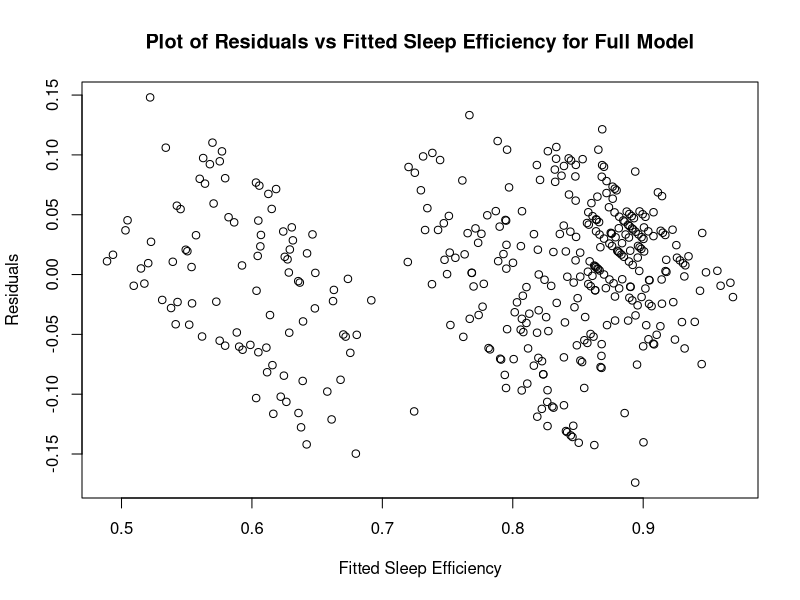
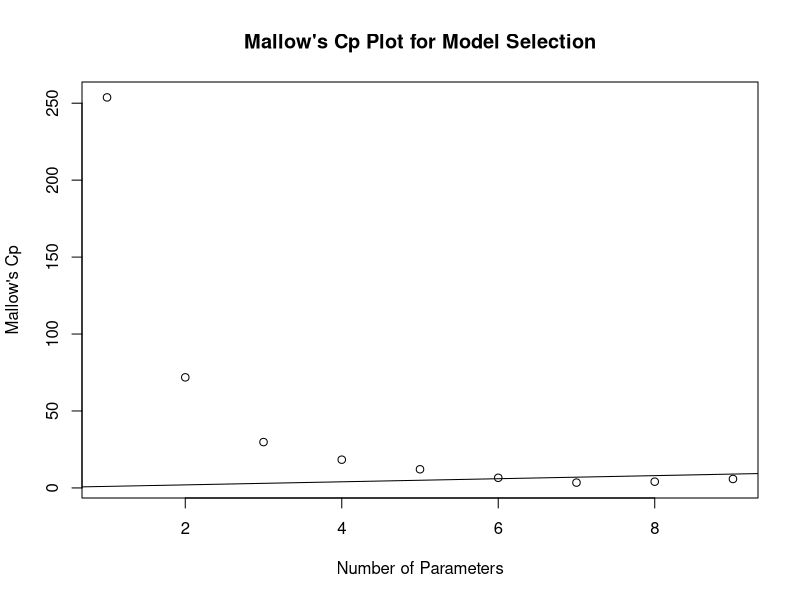
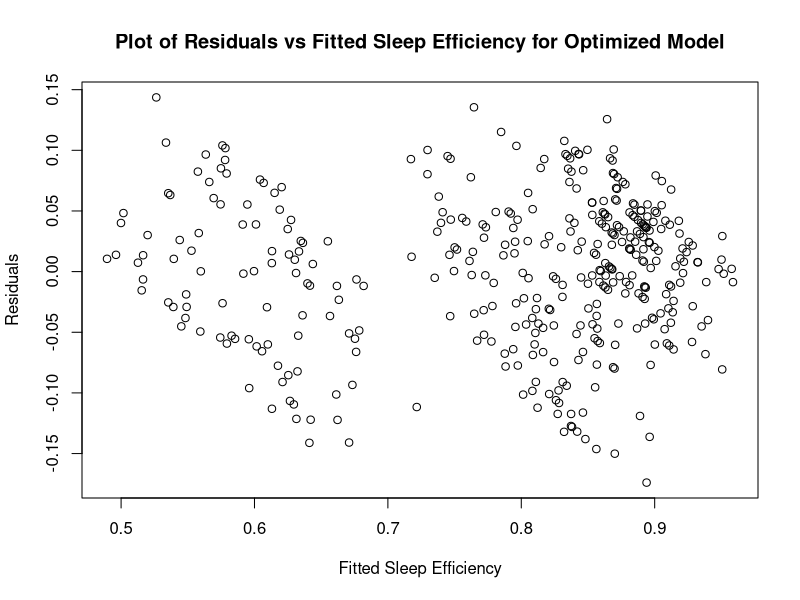
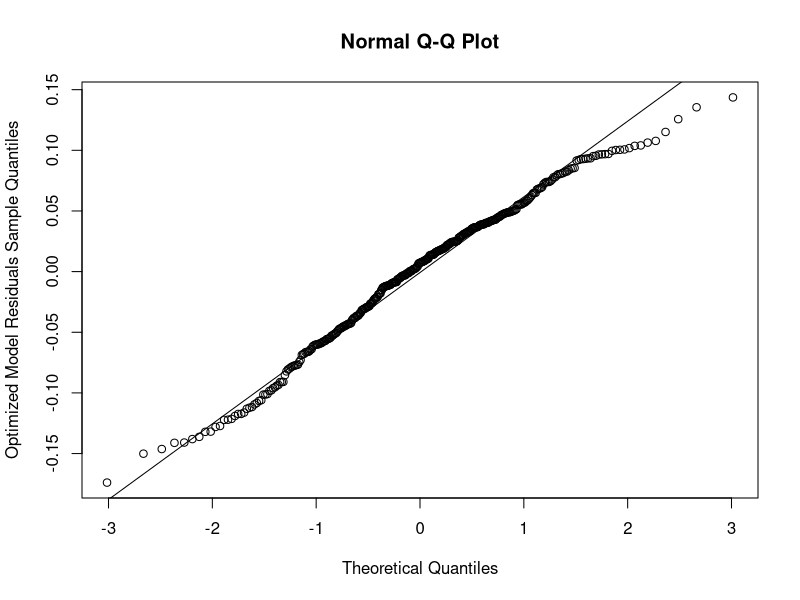

The R source for these figures, in order:
#Loading Libraries
library(lubridate)
library(leaps)

#Data preprocessing
dataset = read.table('Sleep_Efficiency.csv', TRUE, ',')
dataset = na.omit(dataset)

dataset$Smoking.status = as.factor(dataset$Smoking.status)
dataset$Gender = as.factor(dataset$Gender)
dataset$Bedtime = as.POSIXlt(dataset$Bedtime)
dataset$Wakeup.time = as.POSIXlt(dataset$Wakeup.time)

#Turn bedtime into number of hours after 9:00pm
hours = as.numeric(hour(dataset$Bedtime))
hours = as.numeric(hours + minute(dataset$Bedtime)/60)
ifelse(21-hours <= 0, hours - 21, hours + 3)
dataset$Bedtime = hours
dataset$Bedtime

#Turn wake up time into hours since 3:00am
hours = as.numeric(hour(dataset$Wakeup.time))
hours = as.numeric(hours + minute(dataset$Wakeup.time)/60)
hours = hours - 3
dataset$Wakeup.time = hours
dataset$Wakeup.time



#Main model selection

full_model = lm(Sleep.efficiency ~ Age + Gender + Sleep.duration + REM.sleep.percentage + Deep.sleep.percentage + Light.sleep.percentage + Awakenings + Caffeine.consumption +
                 Alcohol.consumption + Smoking.status + Exercise.frequency + Bedtime + Wakeup.time, data = dataset)
summary(full_model)

resids = full_model$residuals
fitted = full_model$fitted.values

resids_plot = plot(fitted, resids, xlab = 'Fitted Sleep Efficiency', ylab = 'Residuals')
title('Plot of Residuals vs Fitted Sleep Efficiency for Full Model')



#Backwards Selection
ver2 = lm(Sleep.efficiency ~ Age + Sleep.duration + REM.sleep.percentage + Deep.sleep.percentage + Light.sleep.percentage + Awakenings + Caffeine.consumption +
            Alcohol.consumption + Smoking.status + Exercise.frequency + Bedtime + Wakeup.time, data = dataset)
summary(ver2)

ver3 = lm(Sleep.efficiency ~ Age + Sleep.duration + REM.sleep.percentage + Deep.sleep.percentage + Light.sleep.percentage + Awakenings + Caffeine.consumption +
            Alcohol.consumption + Smoking.status + Exercise.frequency + Wakeup.time, data = dataset)
summary(ver3)

ver4 = lm(Sleep.efficiency ~ Age + Sleep.duration + REM.sleep.percentage + Deep.sleep.percentage + Light.sleep.percentage + Awakenings + Caffeine.consumption +
            Alcohol.consumption + Smoking.status + Exercise.frequency, data = dataset)
summary(ver4)

ver5 = lm(Sleep.efficiency ~ Age + REM.sleep.percentage + Deep.sleep.percentage + Light.sleep.percentage + Awakenings + Caffeine.consumption +
            Alcohol.consumption + Smoking.status + Exercise.frequency, data = dataset)
summary(ver5)


#To choose from REM, deep, light sleep percentage
mod_sub = regsubsets(Sleep.efficiency ~., data = dataset, method = 'exhaustive')
ss = summary(mod_sub)
ss$which
ss$adjr2
ss$cp
ss$rsq

plot(x = c(1, 2, 3, 4, 5, 6, 7, 8, 9), ss$cp, xlab = 'Number of Parameters', ylab = "Mallow's Cp")
abline(0, 1)
title("Mallow's Cp Plot for Model Selection")


optimized = lm(Sleep.efficiency ~ Age + Light.sleep.percentage + Awakenings + Caffeine.consumption +
            Alcohol.consumption + Smoking.status + Exercise.frequency, data = dataset)
summary(optimized)

optimized_resids = optimized$residuals
optimized_fitted = optimized$fitted.values

resids_plot = plot(optimized_fitted, optimized_resids, xlab = 'Fitted Sleep Efficiency', ylab = 'Residuals')
title('Plot of Residuals vs Fitted Sleep Efficiency for Optimized Model')


qq_plot = qqnorm(optimized_resids, ylab = 'Optimized Model Residuals Sample Quantiles')
qqline(optimized_resids)



alcohol_drinkers <- subset(dataset, Alcohol.consumption > 0)
non_alcohol_drinkers <- subset(dataset, Alcohol.consumption == 0)

mean(alcohol_drinkers$Sleep.efficiency)
mean(non_alcohol_drinkers$Sleep.efficiency)

nrow(subset(dataset, Caffeine.consumption <= 50)) / nrow(dataset)

mean(dataset$Exercise.frequency)

proportions(table(alcohol_drinkers$Smoking.status))
proportions(table(non_alcohol_drinkers$Smoking.status))




# #Other interesting models
# age_vs_efficiency = lm(Sleep.efficiency ~ Age, data = dataset)
# summary(age_vs_efficiency)
# plot(dataset$Age, dataset$Sleep.efficiency)
# plot(age_vs_efficiency$fitted.values, age_vs_efficiency$residuals)
# 
# age_vs_duration = lm(Sleep.duration ~ Age, data = dataset)
# summary(age_vs_duration)
# plot(dataset$Age, dataset$Sleep.duration)
# plot(age_vs_duration$fitted.values, age_vs_duration$residuals)
# 
# duration_vs_efficiency = lm(Sleep.efficiency ~ Sleep.duration, data = dataset)
# summary(duration_vs_efficiency)
# plot(dataset$Sleep.duration, dataset$Sleep.efficiency)
# plot(duration_vs_efficiency$fitted.values, duration_vs_efficiency$residuals)
